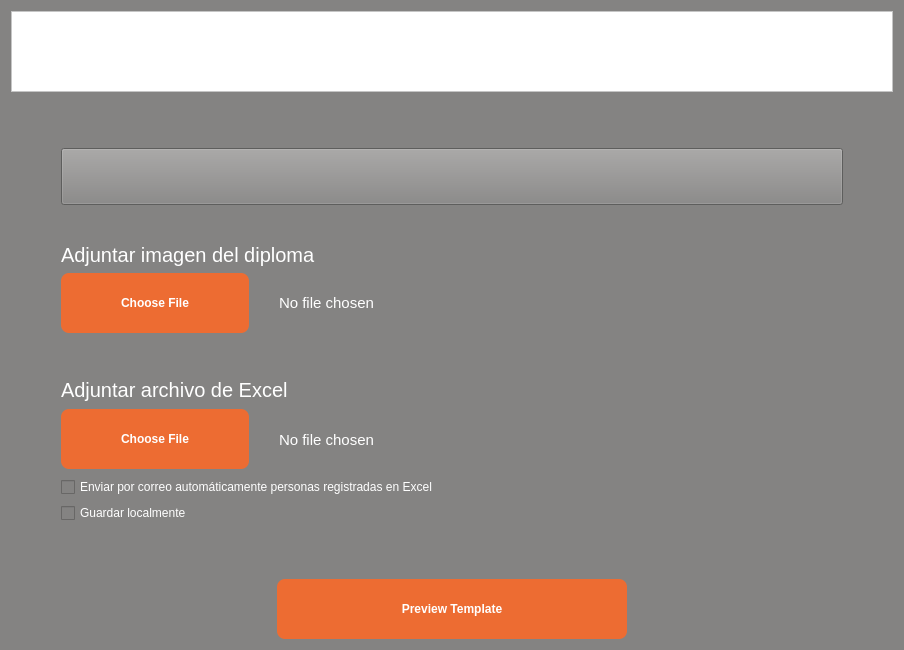
<?xml version="1.0" encoding="UTF-8"?>
<ui version="4.0">
 <class>Form</class>
 <widget class="QWidget" name="Form">
  <property name="geometry">
   <rect>
    <x>0</x>
    <y>0</y>
    <width>900</width>
    <height>650</height>
   </rect>
  </property>
  <property name="palette">
   <palette>
    <active>
     <colorrole role="WindowText">
      <brush brushstyle="SolidPattern">
       <color alpha="255">
        <red>255</red>
        <green>255</green>
        <blue>255</blue>
       </color>
      </brush>
     </colorrole>
     <colorrole role="Button">
      <brush brushstyle="SolidPattern">
       <color alpha="255">
        <red>132</red>
        <green>131</green>
        <blue>130</blue>
       </color>
      </brush>
     </colorrole>
     <colorrole role="Light">
      <brush brushstyle="SolidPattern">
       <color alpha="255">
        <red>255</red>
        <green>255</green>
        <blue>255</blue>
       </color>
      </brush>
     </colorrole>
     <colorrole role="Midlight">
      <brush brushstyle="SolidPattern">
       <color alpha="255">
        <red>255</red>
        <green>255</green>
        <blue>255</blue>
       </color>
      </brush>
     </colorrole>
     <colorrole role="Dark">
      <brush brushstyle="SolidPattern">
       <color alpha="255">
        <red>127</red>
        <green>127</green>
        <blue>127</blue>
       </color>
      </brush>
     </colorrole>
     <colorrole role="Mid">
      <brush brushstyle="SolidPattern">
       <color alpha="255">
        <red>170</red>
        <green>170</green>
        <blue>170</blue>
       </color>
      </brush>
     </colorrole>
     <colorrole role="Text">
      <brush brushstyle="SolidPattern">
       <color alpha="255">
        <red>255</red>
        <green>255</green>
        <blue>255</blue>
       </color>
      </brush>
     </colorrole>
     <colorrole role="BrightText">
      <brush brushstyle="SolidPattern">
       <color alpha="255">
        <red>255</red>
        <green>255</green>
        <blue>255</blue>
       </color>
      </brush>
     </colorrole>
     <colorrole role="ButtonText">
      <brush brushstyle="SolidPattern">
       <color alpha="255">
        <red>255</red>
        <green>255</green>
        <blue>255</blue>
       </color>
      </brush>
     </colorrole>
     <colorrole role="Base">
      <brush brushstyle="SolidPattern">
       <color alpha="255">
        <red>132</red>
        <green>131</green>
        <blue>130</blue>
       </color>
      </brush>
     </colorrole>
     <colorrole role="Window">
      <brush brushstyle="SolidPattern">
       <color alpha="255">
        <red>132</red>
        <green>131</green>
        <blue>130</blue>
       </color>
      </brush>
     </colorrole>
     <colorrole role="Shadow">
      <brush brushstyle="SolidPattern">
       <color alpha="255">
        <red>0</red>
        <green>0</green>
        <blue>0</blue>
       </color>
      </brush>
     </colorrole>
     <colorrole role="AlternateBase">
      <brush brushstyle="SolidPattern">
       <color alpha="255">
        <red>255</red>
        <green>255</green>
        <blue>255</blue>
       </color>
      </brush>
     </colorrole>
     <colorrole role="ToolTipBase">
      <brush brushstyle="SolidPattern">
       <color alpha="255">
        <red>255</red>
        <green>255</green>
        <blue>220</blue>
       </color>
      </brush>
     </colorrole>
     <colorrole role="ToolTipText">
      <brush brushstyle="SolidPattern">
       <color alpha="255">
        <red>0</red>
        <green>0</green>
        <blue>0</blue>
       </color>
      </brush>
     </colorrole>
     <colorrole role="PlaceholderText">
      <brush brushstyle="NoBrush">
       <color alpha="128">
        <red>255</red>
        <green>255</green>
        <blue>255</blue>
       </color>
      </brush>
     </colorrole>
    </active>
    <inactive>
     <colorrole role="WindowText">
      <brush brushstyle="SolidPattern">
       <color alpha="255">
        <red>255</red>
        <green>255</green>
        <blue>255</blue>
       </color>
      </brush>
     </colorrole>
     <colorrole role="Button">
      <brush brushstyle="SolidPattern">
       <color alpha="255">
        <red>132</red>
        <green>131</green>
        <blue>130</blue>
       </color>
      </brush>
     </colorrole>
     <colorrole role="Light">
      <brush brushstyle="SolidPattern">
       <color alpha="255">
        <red>255</red>
        <green>255</green>
        <blue>255</blue>
       </color>
      </brush>
     </colorrole>
     <colorrole role="Midlight">
      <brush brushstyle="SolidPattern">
       <color alpha="255">
        <red>255</red>
        <green>255</green>
        <blue>255</blue>
       </color>
      </brush>
     </colorrole>
     <colorrole role="Dark">
      <brush brushstyle="SolidPattern">
       <color alpha="255">
        <red>127</red>
        <green>127</green>
        <blue>127</blue>
       </color>
      </brush>
     </colorrole>
     <colorrole role="Mid">
      <brush brushstyle="SolidPattern">
       <color alpha="255">
        <red>170</red>
        <green>170</green>
        <blue>170</blue>
       </color>
      </brush>
     </colorrole>
     <colorrole role="Text">
      <brush brushstyle="SolidPattern">
       <color alpha="255">
        <red>255</red>
        <green>255</green>
        <blue>255</blue>
       </color>
      </brush>
     </colorrole>
     <colorrole role="BrightText">
      <brush brushstyle="SolidPattern">
       <color alpha="255">
        <red>255</red>
        <green>255</green>
        <blue>255</blue>
       </color>
      </brush>
     </colorrole>
     <colorrole role="ButtonText">
      <brush brushstyle="SolidPattern">
       <color alpha="255">
        <red>255</red>
        <green>255</green>
        <blue>255</blue>
       </color>
      </brush>
     </colorrole>
     <colorrole role="Base">
      <brush brushstyle="SolidPattern">
       <color alpha="255">
        <red>132</red>
        <green>131</green>
        <blue>130</blue>
       </color>
      </brush>
     </colorrole>
     <colorrole role="Window">
      <brush brushstyle="SolidPattern">
       <color alpha="255">
        <red>132</red>
        <green>131</green>
        <blue>130</blue>
       </color>
      </brush>
     </colorrole>
     <colorrole role="Shadow">
      <brush brushstyle="SolidPattern">
       <color alpha="255">
        <red>0</red>
        <green>0</green>
        <blue>0</blue>
       </color>
      </brush>
     </colorrole>
     <colorrole role="AlternateBase">
      <brush brushstyle="SolidPattern">
       <color alpha="255">
        <red>255</red>
        <green>255</green>
        <blue>255</blue>
       </color>
      </brush>
     </colorrole>
     <colorrole role="ToolTipBase">
      <brush brushstyle="SolidPattern">
       <color alpha="255">
        <red>255</red>
        <green>255</green>
        <blue>220</blue>
       </color>
      </brush>
     </colorrole>
     <colorrole role="ToolTipText">
      <brush brushstyle="SolidPattern">
       <color alpha="255">
        <red>0</red>
        <green>0</green>
        <blue>0</blue>
       </color>
      </brush>
     </colorrole>
     <colorrole role="PlaceholderText">
      <brush brushstyle="NoBrush">
       <color alpha="128">
        <red>255</red>
        <green>255</green>
        <blue>255</blue>
       </color>
      </brush>
     </colorrole>
    </inactive>
    <disabled>
     <colorrole role="WindowText">
      <brush brushstyle="SolidPattern">
       <color alpha="255">
        <red>255</red>
        <green>255</green>
        <blue>255</blue>
       </color>
      </brush>
     </colorrole>
     <colorrole role="Button">
      <brush brushstyle="SolidPattern">
       <color alpha="255">
        <red>132</red>
        <green>131</green>
        <blue>130</blue>
       </color>
      </brush>
     </colorrole>
     <colorrole role="Light">
      <brush brushstyle="SolidPattern">
       <color alpha="255">
        <red>255</red>
        <green>255</green>
        <blue>255</blue>
       </color>
      </brush>
     </colorrole>
     <colorrole role="Midlight">
      <brush brushstyle="SolidPattern">
       <color alpha="255">
        <red>255</red>
        <green>255</green>
        <blue>255</blue>
       </color>
      </brush>
     </colorrole>
     <colorrole role="Dark">
      <brush brushstyle="SolidPattern">
       <color alpha="255">
        <red>127</red>
        <green>127</green>
        <blue>127</blue>
       </color>
      </brush>
     </colorrole>
     <colorrole role="Mid">
      <brush brushstyle="SolidPattern">
       <color alpha="255">
        <red>170</red>
        <green>170</green>
        <blue>170</blue>
       </color>
      </brush>
     </colorrole>
     <colorrole role="Text">
      <brush brushstyle="SolidPattern">
       <color alpha="255">
        <red>255</red>
        <green>255</green>
        <blue>255</blue>
       </color>
      </brush>
     </colorrole>
     <colorrole role="BrightText">
      <brush brushstyle="SolidPattern">
       <color alpha="255">
        <red>255</red>
        <green>255</green>
        <blue>255</blue>
       </color>
      </brush>
     </colorrole>
     <colorrole role="ButtonText">
      <brush brushstyle="SolidPattern">
       <color alpha="255">
        <red>255</red>
        <green>255</green>
        <blue>255</blue>
       </color>
      </brush>
     </colorrole>
     <colorrole role="Base">
      <brush brushstyle="SolidPattern">
       <color alpha="255">
        <red>132</red>
        <green>131</green>
        <blue>130</blue>
       </color>
      </brush>
     </colorrole>
     <colorrole role="Window">
      <brush brushstyle="SolidPattern">
       <color alpha="255">
        <red>132</red>
        <green>131</green>
        <blue>130</blue>
       </color>
      </brush>
     </colorrole>
     <colorrole role="Shadow">
      <brush brushstyle="SolidPattern">
       <color alpha="255">
        <red>0</red>
        <green>0</green>
        <blue>0</blue>
       </color>
      </brush>
     </colorrole>
     <colorrole role="AlternateBase">
      <brush brushstyle="SolidPattern">
       <color alpha="255">
        <red>255</red>
        <green>255</green>
        <blue>255</blue>
       </color>
      </brush>
     </colorrole>
     <colorrole role="ToolTipBase">
      <brush brushstyle="SolidPattern">
       <color alpha="255">
        <red>255</red>
        <green>255</green>
        <blue>220</blue>
       </color>
      </brush>
     </colorrole>
     <colorrole role="ToolTipText">
      <brush brushstyle="SolidPattern">
       <color alpha="255">
        <red>0</red>
        <green>0</green>
        <blue>0</blue>
       </color>
      </brush>
     </colorrole>
     <colorrole role="PlaceholderText">
      <brush brushstyle="NoBrush">
       <color alpha="128">
        <red>255</red>
        <green>255</green>
        <blue>255</blue>
       </color>
      </brush>
     </colorrole>
    </disabled>
   </palette>
  </property>
  <property name="windowTitle">
   <string>Form</string>
  </property>
  <property name="autoFillBackground">
   <bool>false</bool>
  </property>
  <property name="styleSheet">
   <string notr="true">color: white;
background-color: rgb(132, 131, 130);</string>
  </property>
  <layout class="QGridLayout" name="gridLayout">
   <item row="4" column="0">
    <layout class="QHBoxLayout" name="horizontalLayout">
     <item>
      <widget class="QPushButton" name="btnPreviewTemplate">
       <property name="sizePolicy">
        <sizepolicy hsizetype="Maximum" vsizetype="Fixed">
         <horstretch>0</horstretch>
         <verstretch>0</verstretch>
        </sizepolicy>
       </property>
       <property name="minimumSize">
        <size>
         <width>350</width>
         <height>60</height>
        </size>
       </property>
       <property name="font">
        <font>
         <pointsize>9</pointsize>
         <weight>75</weight>
         <bold>true</bold>
        </font>
       </property>
       <property name="styleSheet">
        <string notr="true">background-color: rgb(237, 108, 50);
border-radius: 8px</string>
       </property>
       <property name="text">
        <string>Preview Template</string>
       </property>
      </widget>
     </item>
    </layout>
   </item>
   <item row="3" column="0">
    <layout class="QVBoxLayout" name="vlExcel">
     <property name="leftMargin">
      <number>50</number>
     </property>
     <property name="rightMargin">
      <number>50</number>
     </property>
     <property name="bottomMargin">
      <number>50</number>
     </property>
     <item>
      <widget class="QLabel" name="lbAttachExcel">
       <property name="styleSheet">
        <string notr="true">font-size: 20px</string>
       </property>
       <property name="text">
        <string>Adjuntar archivo de Excel</string>
       </property>
       <property name="alignment">
        <set>Qt::AlignBottom|Qt::AlignLeading|Qt::AlignLeft</set>
       </property>
      </widget>
     </item>
     <item>
      <layout class="QHBoxLayout" name="hlExcel" stretch="1,3">
       <property name="spacing">
        <number>30</number>
       </property>
       <item>
        <widget class="QPushButton" name="btnChooseFileExcel">
         <property name="minimumSize">
          <size>
           <width>0</width>
           <height>60</height>
          </size>
         </property>
         <property name="font">
          <font>
           <pointsize>9</pointsize>
           <weight>75</weight>
           <bold>true</bold>
          </font>
         </property>
         <property name="autoFillBackground">
          <bool>false</bool>
         </property>
         <property name="styleSheet">
          <string notr="true">background-color: rgb(237, 108, 50);
border-radius: 8px</string>
         </property>
         <property name="text">
          <string>Choose File</string>
         </property>
        </widget>
       </item>
       <item>
        <widget class="QLabel" name="lbFileNameExcel">
         <property name="styleSheet">
          <string notr="true">font-size: 15px;</string>
         </property>
         <property name="text">
          <string>No file chosen</string>
         </property>
        </widget>
       </item>
      </layout>
     </item>
     <item>
      <widget class="QCheckBox" name="checkBoxCorreo">
       <property name="text">
        <string>Enviar por correo automáticamente personas registradas en Excel</string>
       </property>
      </widget>
     </item>
     <item>
      <widget class="QCheckBox" name="checkBoxLocal">
       <property name="text">
        <string>Guardar localmente</string>
       </property>
      </widget>
     </item>
    </layout>
   </item>
   <item row="2" column="0">
    <layout class="QVBoxLayout" name="vlImg">
     <property name="leftMargin">
      <number>50</number>
     </property>
     <property name="topMargin">
      <number>50</number>
     </property>
     <property name="rightMargin">
      <number>50</number>
     </property>
     <item>
      <widget class="QPushButton" name="btnGoBack">
       <property name="enabled">
        <bool>true</bool>
       </property>
       <property name="sizePolicy">
        <sizepolicy hsizetype="Preferred" vsizetype="Preferred">
         <horstretch>0</horstretch>
         <verstretch>0</verstretch>
        </sizepolicy>
       </property>
       <property name="minimumSize">
        <size>
         <width>782</width>
         <height>0</height>
        </size>
       </property>
       <property name="styleSheet">
        <string notr="true"/>
       </property>
       <property name="text">
        <string/>
       </property>
       <property name="icon">
        <iconset>
         <selectedon>Arrow2.png</selectedon>
        </iconset>
       </property>
      </widget>
     </item>
     <item>
      <widget class="QLabel" name="lbAttachImg">
       <property name="styleSheet">
        <string notr="true">font-size: 20px</string>
       </property>
       <property name="text">
        <string>Adjuntar imagen del diploma</string>
       </property>
       <property name="alignment">
        <set>Qt::AlignBottom|Qt::AlignLeading|Qt::AlignLeft</set>
       </property>
      </widget>
     </item>
     <item>
      <layout class="QHBoxLayout" name="hlImg" stretch="1,3">
       <property name="spacing">
        <number>30</number>
       </property>
       <item>
        <widget class="QPushButton" name="btnChooseFileImg">
         <property name="enabled">
          <bool>true</bool>
         </property>
         <property name="minimumSize">
          <size>
           <width>0</width>
           <height>60</height>
          </size>
         </property>
         <property name="palette">
          <palette>
           <active>
            <colorrole role="WindowText">
             <brush brushstyle="SolidPattern">
              <color alpha="255">
               <red>255</red>
               <green>255</green>
               <blue>255</blue>
              </color>
             </brush>
            </colorrole>
            <colorrole role="Button">
             <brush brushstyle="SolidPattern">
              <color alpha="255">
               <red>237</red>
               <green>108</green>
               <blue>50</blue>
              </color>
             </brush>
            </colorrole>
            <colorrole role="Text">
             <brush brushstyle="SolidPattern">
              <color alpha="255">
               <red>255</red>
               <green>255</green>
               <blue>255</blue>
              </color>
             </brush>
            </colorrole>
            <colorrole role="ButtonText">
             <brush brushstyle="SolidPattern">
              <color alpha="255">
               <red>255</red>
               <green>255</green>
               <blue>255</blue>
              </color>
             </brush>
            </colorrole>
            <colorrole role="Base">
             <brush brushstyle="SolidPattern">
              <color alpha="255">
               <red>237</red>
               <green>108</green>
               <blue>50</blue>
              </color>
             </brush>
            </colorrole>
            <colorrole role="Window">
             <brush brushstyle="SolidPattern">
              <color alpha="255">
               <red>237</red>
               <green>108</green>
               <blue>50</blue>
              </color>
             </brush>
            </colorrole>
            <colorrole role="PlaceholderText">
             <brush brushstyle="NoBrush">
              <color alpha="128">
               <red>255</red>
               <green>255</green>
               <blue>255</blue>
              </color>
             </brush>
            </colorrole>
           </active>
           <inactive>
            <colorrole role="WindowText">
             <brush brushstyle="SolidPattern">
              <color alpha="255">
               <red>255</red>
               <green>255</green>
               <blue>255</blue>
              </color>
             </brush>
            </colorrole>
            <colorrole role="Button">
             <brush brushstyle="SolidPattern">
              <color alpha="255">
               <red>237</red>
               <green>108</green>
               <blue>50</blue>
              </color>
             </brush>
            </colorrole>
            <colorrole role="Text">
             <brush brushstyle="SolidPattern">
              <color alpha="255">
               <red>255</red>
               <green>255</green>
               <blue>255</blue>
              </color>
             </brush>
            </colorrole>
            <colorrole role="ButtonText">
             <brush brushstyle="SolidPattern">
              <color alpha="255">
               <red>255</red>
               <green>255</green>
               <blue>255</blue>
              </color>
             </brush>
            </colorrole>
            <colorrole role="Base">
             <brush brushstyle="SolidPattern">
              <color alpha="255">
               <red>237</red>
               <green>108</green>
               <blue>50</blue>
              </color>
             </brush>
            </colorrole>
            <colorrole role="Window">
             <brush brushstyle="SolidPattern">
              <color alpha="255">
               <red>237</red>
               <green>108</green>
               <blue>50</blue>
              </color>
             </brush>
            </colorrole>
            <colorrole role="PlaceholderText">
             <brush brushstyle="NoBrush">
              <color alpha="128">
               <red>255</red>
               <green>255</green>
               <blue>255</blue>
              </color>
             </brush>
            </colorrole>
           </inactive>
           <disabled>
            <colorrole role="WindowText">
             <brush brushstyle="SolidPattern">
              <color alpha="255">
               <red>255</red>
               <green>255</green>
               <blue>255</blue>
              </color>
             </brush>
            </colorrole>
            <colorrole role="Button">
             <brush brushstyle="SolidPattern">
              <color alpha="255">
               <red>237</red>
               <green>108</green>
               <blue>50</blue>
              </color>
             </brush>
            </colorrole>
            <colorrole role="Text">
             <brush brushstyle="SolidPattern">
              <color alpha="255">
               <red>255</red>
               <green>255</green>
               <blue>255</blue>
              </color>
             </brush>
            </colorrole>
            <colorrole role="ButtonText">
             <brush brushstyle="SolidPattern">
              <color alpha="255">
               <red>255</red>
               <green>255</green>
               <blue>255</blue>
              </color>
             </brush>
            </colorrole>
            <colorrole role="Base">
             <brush brushstyle="SolidPattern">
              <color alpha="255">
               <red>237</red>
               <green>108</green>
               <blue>50</blue>
              </color>
             </brush>
            </colorrole>
            <colorrole role="Window">
             <brush brushstyle="SolidPattern">
              <color alpha="255">
               <red>237</red>
               <green>108</green>
               <blue>50</blue>
              </color>
             </brush>
            </colorrole>
            <colorrole role="PlaceholderText">
             <brush brushstyle="NoBrush">
              <color alpha="128">
               <red>255</red>
               <green>255</green>
               <blue>255</blue>
              </color>
             </brush>
            </colorrole>
           </disabled>
          </palette>
         </property>
         <property name="font">
          <font>
           <pointsize>9</pointsize>
           <weight>75</weight>
           <bold>true</bold>
          </font>
         </property>
         <property name="autoFillBackground">
          <bool>false</bool>
         </property>
         <property name="styleSheet">
          <string notr="true">background-color: rgb(237, 108, 50);
border-radius: 8px</string>
         </property>
         <property name="text">
          <string>Choose File</string>
         </property>
         <property name="checkable">
          <bool>false</bool>
         </property>
         <property name="autoDefault">
          <bool>false</bool>
         </property>
         <property name="default">
          <bool>false</bool>
         </property>
         <property name="flat">
          <bool>false</bool>
         </property>
        </widget>
       </item>
       <item>
        <widget class="QLabel" name="lbFileNameImg">
         <property name="styleSheet">
          <string notr="true">font-size: 15px;</string>
         </property>
         <property name="text">
          <string>No file chosen</string>
         </property>
        </widget>
       </item>
      </layout>
     </item>
    </layout>
   </item>
   <item row="0" column="0">
    <widget class="QFrame" name="frame">
     <property name="maximumSize">
      <size>
       <width>16777215</width>
       <height>81</height>
      </size>
     </property>
     <property name="autoFillBackground">
      <bool>false</bool>
     </property>
     <property name="styleSheet">
      <string notr="true">background-color: rgb(255, 255, 255)
</string>
     </property>
     <property name="frameShape">
      <enum>QFrame::StyledPanel</enum>
     </property>
     <property name="frameShadow">
      <enum>QFrame::Raised</enum>
     </property>
     <layout class="QGridLayout" name="gridLayout_2">
      <item row="0" column="0">
       <widget class="QLabel" name="lbLogo">
        <property name="sizePolicy">
         <sizepolicy hsizetype="Maximum" vsizetype="Preferred">
          <horstretch>0</horstretch>
          <verstretch>0</verstretch>
         </sizepolicy>
        </property>
        <property name="autoFillBackground">
         <bool>false</bool>
        </property>
        <property name="styleSheet">
         <string notr="true"/>
        </property>
        <property name="text">
         <string/>
        </property>
        <property name="pixmap">
         <pixmap>csoftmty_logo.png</pixmap>
        </property>
        <property name="scaledContents">
         <bool>false</bool>
        </property>
       </widget>
      </item>
     </layout>
    </widget>
   </item>
  </layout>
 </widget>
 <resources>
  <include location="Assets.qrc"/>
 </resources>
 <connections/>
</ui>
